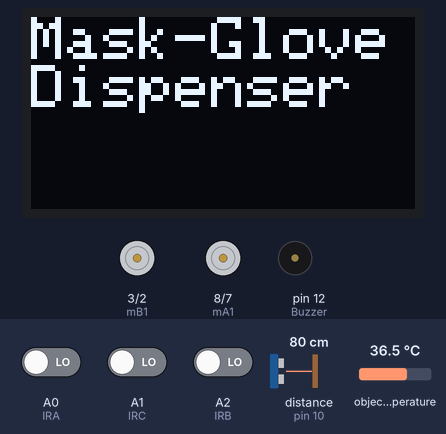
The sketch below on a simulated Arduino Uno, built with avr-gcc and run on an emulated ATmega328P. Shown: 128×64 one-colour display, motor-driver pin pairs drawn as motors (green arrow = first pin HIGH = forward, orange = second pin HIGH = backward, longer = more drive, scaled by the enable pin), buzzer (waves = sounding). Wiring (inferred from the names in the program): ultrasonic range finder: trigger pin 11; echo pin 10. Inputs (shaded band) come from the test bench; at power-on: distance to the obstacle (sensor on pin 10) 80 cm, object temperature 36.5 °C, A0 (IRA) LOW, A1 (IRC) LOW, A2 (IRB) LOW. The echo pulse lasts 58.3 µs per cm.

Above: at 1.2 s.
1.3 s: distance to the obstacle (sensor on pin 10) set to 2 cm
At 2.4 s:
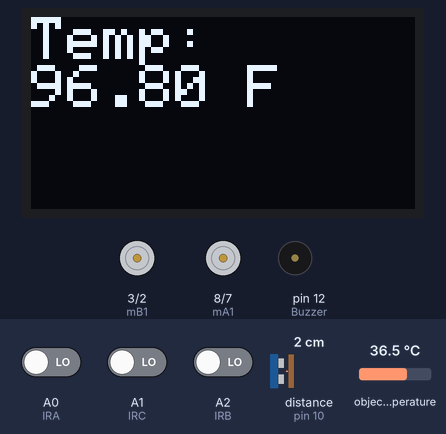
3.1 s: object temperature set to 37.5 °C
At 4.5 s:
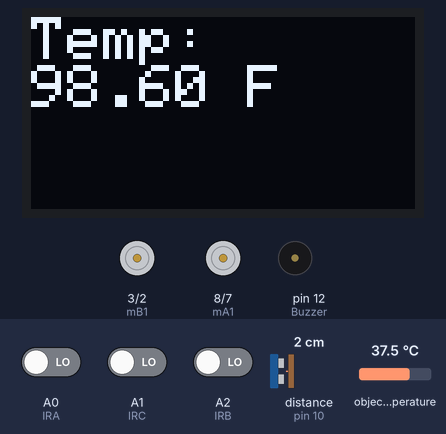
At 5.9 s:
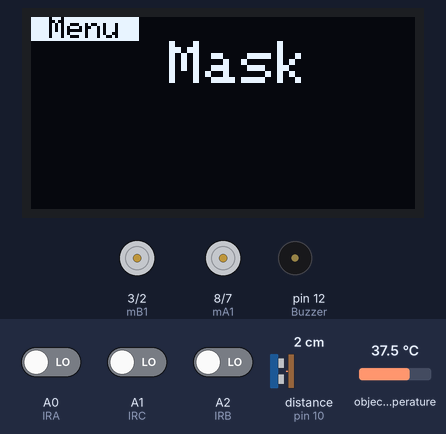
6.1 s: object temperature set to 38.4 °C
Timing chart, 0 to 26.6 s (numbered marks = the images above; inputs shaded):
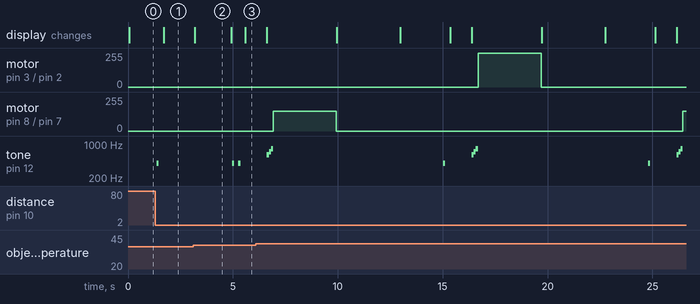

Measured:
- after the input at 1.3 s, tone on pin 12 (Buzzer): silent → 400 Hz after 0.07 s, → silent 0.10 s later; the display: changes after 0.40 s (image 1)
- after the input at 3.1 s, the display: changes after 0.09 s (image 2)
- what the display in image 2 shows lasts 1.7 s, from 3.2 s to 4.9 s

The sketch:

mask-glove-dispense-ir.ino
```cpp
//Written on Fri Mar 05 2021 by nannigalaxy
//last update on Wed Apr 21 2021
//Example for Gesture navigation with menu using IR sensor (Mask Glove Dispenser)

// display library: 0.91 OLED 128x32 (I2C)
#include <Adafruit_SH1106.h>

// Thermal temperature sensor: GY-906 MLX90614 (I2C)
#include <Adafruit_MLX90614.h>

// GSM module communication: SIM900A
#include <SoftwareSerial.h>

Adafruit_MLX90614 temp = Adafruit_MLX90614();

Adafruit_SH1106 display(-1);

// Constants
#define timeout 120
#define temp_time 40
#define temp_threshold 100 // Temp in Fahrenheit
#define len 3
#define mSpeed 150
#define stock_threshold 3


//#### Pins #######

// Ultrasonic sensor: HC-SR04
#define echoPin 10 // attach pin D5 Arduino to pin Echo of HC-SR04
#define trigPin 11 //attach pin D6 Arduino to pin Trig of HC-SR04
#define d_threshold 30 // distance detect in cm
int duration; // variable for the duration of sound wave travel
int distance; // variable for the distance measurement

//IR sensors
#define IRA A0 //Mask select
#define IRB A2 //Glove select
#define IRC A1 //Both select


// Motor A
#define enA  9
#define mA1  8
#define mA2  7
// Motor B
#define enB 4
#define mB1 3
#define mB2 2

// Buzzer
#define Buzzer 12
#define T 6
#define R 5

//###### Global variables #######
SoftwareSerial SIM900A(T, R);
uint8_t motors_en[] = {enA,enB};
uint8_t motors[] = {mA1,mA2,mB1,mB2};
bool temp_flag;
bool low_stock_mask = 0;
bool low_stock_glove = 0;
uint8_t stock[] = {10, 10}; //mask, glove
int ind;
uint8_t page_count=0;
int count=0;
String menu_option[] = {"Mask","Glove","Mask-Glove"};
String disp_option[] = {" Mask "," Glove "," Stock "," Menu "};
uint8_t state;

void setup() {
  SIM900A.begin(9600);

  Serial.begin(9600);

  temp.begin();

  pinMode(trigPin, OUTPUT);
  pinMode(echoPin, INPUT);

  pinMode (IRA, INPUT);
  pinMode (IRB, INPUT);
  pinMode (IRC, INPUT);

  display.begin(SH1106_SWITCHCAPVCC, 0x3C);
  display.clearDisplay();

  pinMode(Buzzer,OUTPUT);

  // Set all the motor control pins to outputs
  pinMode(enA, OUTPUT);
  pinMode(enB, OUTPUT);
  pinMode(mA1, OUTPUT);
  pinMode(mA2, OUTPUT);
  pinMode(mB1, OUTPUT);
  pinMode(mB2, OUTPUT);
}

//############ Logic ###########//
//
//             [Person]
//                |
//                V
//         [Check for temp] ---high--->  [Alert!] --> (End)
//                |
//               low
//                |
//                V
//           [Select Menu]  ----No-or-Low Stock----> [Alert!]  --> (End)
//                |
//                V
//   [Dispense Mask or Glove or Both] --> End
//
//####### End Logic #########//

void loop() {
  // check for low stock
  LowStockMsg();
  // distance sensor
  int d = ultra_distance();

  // Check if someone approaches
  if(d <= d_threshold){
    select_tone();
    uint8_t currentMillis = 0;

    // Check
    while(currentMillis<=temp_time){
      currentMillis++;
      temp_flag = check_temp();
    }
  if(temp_flag==1){
    disp_any("Select\nOption",2);
    select_tone();

//  Loop in the menu
   while(d != -1){
      // d = ultra_distance();

//  A : Dispense Mask
  if(digitalRead(IRA) == 0){
    select_tone();
    default_disp(3,menu_option[0]);
    // dispense if mask present
    if(stock[0]>0){
      fin_page(0,"Dispensing "+String(1));
      stock_info();
      LowStockMsg();
    }
    else{
      out_of_stock(0);
    }
        d=-1;
  }

//  B : Dispense Glove
  if(digitalRead(IRB) == 0) {
    select_tone();
    default_disp(3,menu_option[1]);
    // dispense if glove present
    if(stock[1]>0){
      fin_page(1,"Dispensing "+String(1));
      stock_info();
      LowStockMsg();
    }

    else{
        out_of_stock(1);
        }
        d=-1;
  }

//  C : Dispense Both Mask & Glove
  if(digitalRead(IRC) == 0) {
    select_tone();
    default_disp(3,menu_option[2]);
    if(stock[0]<1){out_of_stock(0);}
    else if(stock[1]<1){out_of_stock(1);}
    // dispense if both present
    else {
      fin_page(0,"Dispensing "+String(1));
      fin_page(1,"Dispensing "+String(1));
      stock_info();
      LowStockMsg();
      LowStockMsg();
    }
        d=-1;
  }

  }
// out of menu

   disp_any("Mask-Glove\nDispenser",2);
   }
   else{
        // high temp logic
        disp_any("Alert\nHigh Temp",2);
        SendMsg(4);
        error_sound(1000);
        delay(1000);
  }
  select_tone();
  }
// Default display
disp_any("Mask-Glove\nDispenser",2);
}


// ######## Custom functions ######## //

//ultrasonic
int ultra_distance(){
  // Clears the trigPin condition
  digitalWrite(trigPin, LOW);
  delayMicroseconds(2);
  // Sets the trigPin HIGH (ACTIVE) for 10 microseconds
  digitalWrite(trigPin, HIGH);
  delayMicroseconds(10);
  digitalWrite(trigPin, LOW);
  // Reads the echoPin, returns the sound wave travel time in microseconds
  duration = pulseIn(echoPin, HIGH);
  // Calculating the distance
  distance = duration * 0.0343 / 2; // Speed of sound wave divided by 2 (go and back)
if(distance<0)
    distance=distance*(-1);
  return distance;
  }

//temperature check
byte check_temp(){
  byte t = temp.readObjectTempC();
  disp_any("Temp:\n"+ String(((t*1.8)+32)) + " F",2);
  if(((t*1.8)+32)>=temp_threshold){
    return 0;
  }
  else{
    return 1;
  }
}


//####### Display #########//

void disp_any(String txt, uint8_t font){
  display.clearDisplay();
  display.setTextSize(font);
  display.setTextColor(WHITE);
  display.setCursor(0,0);
  display.print(txt);
  display.display();
  delay(50);
}
void default_disp(uint8_t opt, String str) {
  display.clearDisplay();
  display.setCursor(0,0);
  display.setTextSize(1);
  display.setTextColor(BLACK,WHITE);
  display.println(disp_option[opt]);
  display.setTextSize(2);
  display.setTextColor(WHITE);
  if(str.length()<3){
    display.setCursor(48,8);
  }
  else{
    display.setCursor(60-(str.length()*13/2),8);
  }
  display.println(" "+str+" ");

  display.setTextSize(1);
  display.setTextColor(WHITE);

  display.display();
  delay(1000);
}


void fin_page(uint8_t opt, String str){
  display.clearDisplay();
  display.setCursor(0,0);
  display.setTextSize(1);
  display.setTextColor(BLACK, WHITE);
  display.println(disp_option[opt]);
  display.setTextColor(WHITE);
  display.setCursor(0,10);
  display.println(str);

  display.setTextColor(WHITE);

  display.display();
  dispense_item(opt, 1);

}

void stock_info(){
  display.clearDisplay();
  display.setCursor(0,0);
  display.setTextSize(1);
  display.setTextColor(BLACK, WHITE);
  display.println(disp_option[2]);
  display.setTextSize(1);
  display.setTextColor(WHITE);
  display.setCursor(0,10);
  display.print("Masks: "+String(stock[0])+"\nGloves: "+String(stock[1]));

  display.setTextSize(1);
  display.setTextColor(WHITE);

  display.display();
  delay(3000);
  disp_any("Thank\nYou",2);
  delay(2000);
}

void out_of_stock(uint8_t opt){
  display.clearDisplay();
  display.setCursor(0,0);
  display.setTextSize(1);
  display.setTextColor(BLACK, WHITE);
  display.println(disp_option[opt]);
  display.setTextSize(1);
  display.setTextColor(WHITE);
  display.setCursor(0,8);
  display.print(F("Out of stock"));

  display.setTextSize(1);
  display.setTextColor(WHITE);

  display.display();
  error_sound(1000);
  SendMsg(opt+2);
  delay(1000);
  stock_info();
}

//####### Dispense and Motor ##########//

void dispense_item(uint8_t item, uint8_t nos){
    stock[item] = stock[item] - nos;
    success_sound(0);
    // motor control
    motor_control(item);
}

void motor_control(uint8_t state){
  // Turn on motor m
  uint8_t m = state*2;
  digitalWrite(motors[m], HIGH);
  digitalWrite(motors[m+1], LOW);

  // Set speed to possible range 0~255
  analogWrite(motors_en[state], mSpeed);

  delay(3000);
  digitalWrite(motors[m], LOW);
  digitalWrite(motors[m+1], LOW);
}

//buzzer
void error_sound(int dlay){
  tone(Buzzer,800);delay(100);
  tone(Buzzer,700);delay(100);
  tone(Buzzer,600);delay(100);
  noTone(Buzzer);
  delay(dlay);
  }

void success_sound(int dlay){
  tone(Buzzer,600);delay(100);
  tone(Buzzer,700);delay(100);
  tone(Buzzer,800);delay(100);
  noTone(Buzzer);
  delay(dlay);
  }
void select_tone(){
tone(Buzzer,400);delay(100);
    noTone(Buzzer);delay(200);
}
//###### GSM SIM900A #######//

void SendMsg(uint8_t no) {
  // Serial.println ("Sending Message");
  SIM900A.println(F("AT+CMGF=1")); // Sets the GSM Module in Text Mode
  delay(500);
  // Serial.println ("Set SMS Number");
  SIM900A.println(F(
      "AT+CMGS=\"+919123456789\"\r")); // Mobile phone number to send message
  delay(500);
  // Serial.println ("Set SMS Content");
  switch (no) {
  case 0:
    SIM900A.println(F("Stock Low\nMask only 3 left."));
    break;
  case 1:
    SIM900A.println(F("Stock Low\nGlove only 3 left."));
    break;
  case 2:
    SIM900A.println(F("Mask No Stock."));
    break;
  case 3:
    SIM900A.println(F("Glove No Stock."));
    break;
case 4:
    SIM900A.println(F("High Temperature Alert"));
    break;
  }
  delay(200);
  // Serial.println ("Finish");
  SIM900A.println((char)26); // ASCII code of CTRL+Z
  delay(100);
  // Serial.println ("Message has been sent");
}

// Check if stock is less than threshold else send message
void LowStockMsg(){
  if (low_stock_glove == 0 && stock[1] <= stock_threshold) {
    low_stock_glove = 1;
    SendMsg(1);
  }
  if (low_stock_mask == 0 && stock[0] <= stock_threshold) {
    low_stock_mask = 1;
    SendMsg(0);
  }

}
```
